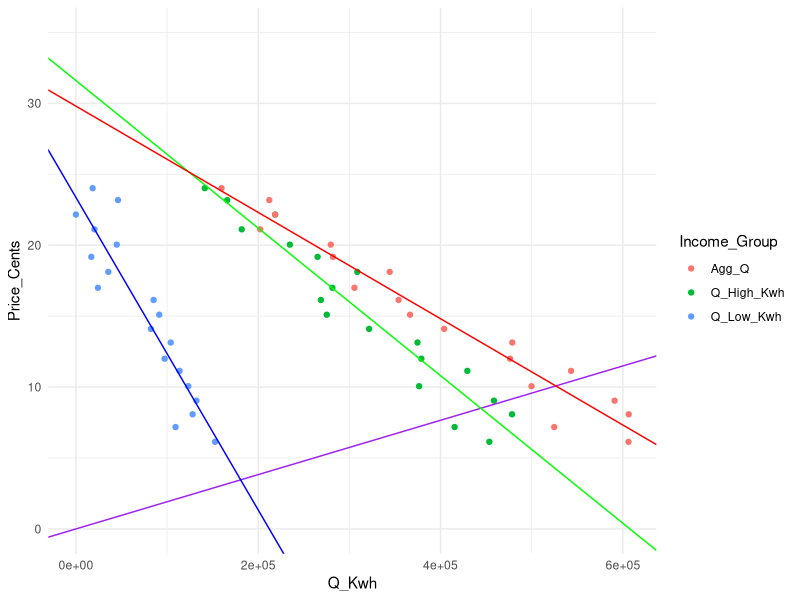

The R script that drew this image:
## ---- chunk 1
knitr::opts_chunk$set(warning = FALSE, message = FALSE)

library(here)
library(tidyverse)
library(kableExtra)
## ---- chunk 2
#Loading in the data and baselines

data <- read_csv(here("HW3_data.csv"))[,-1] #upload and drop first column

#agg demand to new table
data_agg <- data %>% 
  mutate(Agg_Q = Q_Low_Kwh + Q_High_Kwh)

data_piv <- pivot_longer(data_agg, !Price_Cents, names_to = "Income_Group", values_to = "Q_Kwh") #pivot table to create column for districts (populated by four districts)

#est constants
price_e = 10 #cents/kWh
scc = 5100 # cent price/metric_ton 1000 kg
emis_lb_per_kwh = .85 #lbs CO2/kWh
emis_kg_per_kwh = emis_lb_per_kwh * 0.45359237 #kgs CO2/kWh
## ---- chunk 3
#linear regression for functions
low_lm <- lm(Price_Cents ~ Q_Low_Kwh, data = data_agg)
high_lm <- lm(Price_Cents ~ Q_High_Kwh, data = data_agg)
agg_lm <- lm(Price_Cents ~ Agg_Q, data = data_agg)

high_dem <- function(quantity){  
  demand_p = high_lm$coefficients[2]*quantity + high_lm$coefficients[1]
  return(demand_p)
}
low_dem <- function(quantity){  
  demand_p = low_lm$coefficients[2]*quantity + low_lm$coefficients[1]
}
agg_dem <- function(quantity){
  demand_p = agg_lm$coefficients[2]*quantity + agg_lm$coefficients[1]
  return(demand_p)
}

#linear regression for inverse functions 
low_lm_inv<- lm(Q_Low_Kwh ~ Price_Cents, data = data_agg)
high_lm_inv <- lm(Q_High_Kwh ~ Price_Cents, data = data_agg)
agg_lm_inv <- lm(Agg_Q ~ Price_Cents, data = data_agg)

high_dem_inv <- function(price){  
  demand_q = high_lm_inv$coefficients[2]*price + high_lm_inv$coefficients[1]
}
low_dem_inv <- function(price){  
  demand_q = low_lm_inv$coefficients[2]*price + low_lm_inv$coefficients[1]
}
agg_dem_inv <- function(price){  
  demand_q = agg_lm_inv$coefficients[2]*price + agg_lm_inv$coefficients[1]
}

#agg_demand_slope = 1/((1/high_lm$coefficients[2]) + (1/low_lm$coefficients[2]))
## ---- chunk 4
mec = emis_kg_per_kwh * scc * (1/1000) #mec per kWh electricity
## ---- chunk 5
quant_e <- agg_dem_inv(price_e)
supply_slope <- price_e/quant_e

sup <- function(quantity){
  price = supply_slope * quantity
}
sup_inv <- function(price){
  quantity = price/supply_slope
}
## ---- chunk 6
ggplot(data = data_piv, aes(x = Q_Kwh, y = Price_Cents, color = Income_Group)) +
  geom_point() +
  geom_abline(intercept = 0, slope = supply_slope, color = "purple") + 
  geom_abline(intercept = high_lm$coefficients[1], slope = high_lm$coefficients[2], color = "green") +
  geom_abline(intercept = low_lm$coefficients[1], slope = low_lm$coefficients[2], color = "blue") +
  geom_abline(intercept = agg_lm$coefficients[1], slope = agg_lm$coefficients[2], color = "red") +
  theme_minimal() + 
  ylim(0,35)
## ---- chunk 7
kink_x = (high_lm$coefficients[1]-agg_lm$coefficients[1])/(agg_lm$coefficients[2]-high_lm$coefficients[2])
kink_y = agg_dem(kink_x)

kink_triangle = integrate(high_dem, 0, kink_x)$value - integrate(agg_dem, 0, kink_x)$value

con_surplus = ((.5*quant_e*(agg_lm$coefficients[1] - price_e)) + kink_triangle)/100
prod_surplus = (.5*quant_e*price_e)/100
env_cost = (mec * quant_e)/100 #div by hundred for dollar value
## ---- chunk 8
high_ben = (.5 * high_dem_inv(price_e) * (high_lm$coefficients[1] - price_e)) / 100
low_ben = (.5 * low_dem_inv(price_e) * (low_lm$coefficients[1] - price_e)) / 100
## ---- chunk 9
new_q = (mec - agg_lm$coefficients[1])/(agg_lm$coefficients[2]-supply_slope)
new_p = agg_dem(new_q)

high_ben_tax = (.5 * high_dem_inv(new_p) * (high_lm$coefficients[1] - new_p)) / 100
low_ben_tax = (.5 * low_dem_inv(new_p) * (low_lm$coefficients[1] - new_p)) / 100

prod_surplus_tax = (.5*new_q*(new_p-mec))/100
env_cost_tax = (mec * new_q)/100
tax_rev = new_q * (mec)/100
## ---- chunk 10
#scc = 5100

high_ben_tax = (.5 * high_dem_inv(new_p) * (high_lm$coefficients[1] - new_p)) / 100
low_ben_tax = (.5 * low_dem_inv(new_p) * (low_lm$coefficients[1] - new_p)) / 100
## ---- chunk 11
scc = 5100
mec = emis_kg_per_kwh * scc * (1/1000) #mec per kWh electricity

new_q = (mec - agg_lm$coefficients[1]) / (agg_lm$coefficients[2] - supply_slope)
new_p = agg_dem(new_q)

tax_rev = new_q * (mec)/100

high_perc = high_dem_inv(new_p)/new_q
low_perc = 1 - high_perc

high_tax_share = tax_rev * high_perc
low_tax_share = tax_rev * low_perc

high_ben_plus_tax = ((.5 * high_dem_inv(new_p) * (high_lm$coefficients[1] - new_p)) / 100) + high_tax_share
low_ben_plus_tax = ((.5 * low_dem_inv(new_p) * (low_lm$coefficients[1] - new_p)) / 100) + low_tax_share
prod_surplus_tax = (.5*new_q*(new_p-mec))/100
## ---- chunk 12
scc = 7500
mec = emis_kg_per_kwh * scc * (1/1000) #mec per kWh electricity

scc = 10000
mec = emis_kg_per_kwh * scc * (1/1000) #mec per kWh electricity

scc = 15000
mec = emis_kg_per_kwh * scc * (1/1000) #mec per kWh electricity

scc = 12500
mec = emis_kg_per_kwh * scc * (1/1000) #mec per kWh electricity

#Need to copy and paste the code to each - make sure code is solid first
